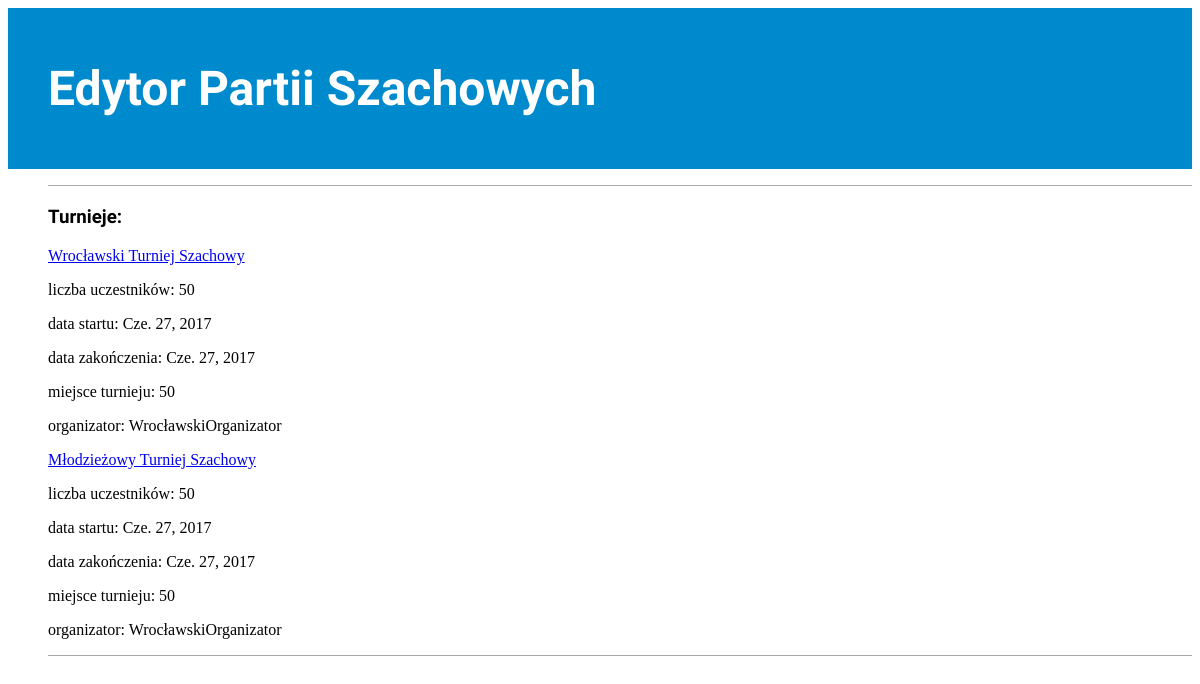
The app's page /index/ with its own data.
### chesseditor/models.py (models this page shows, shortened)
class Tournament(models.Model):
    tournament_id = models.AutoField("ID turnieju", primary_key=True)
    name_of_tournament = models.CharField("Nazwa turnieju", max_length=50)
    date_of_start = models.DateField("Data startu")
    date_of_end = models.DateField("Data zakończenia")
    place_of_tournament = models.CharField("Miejsce turnieju", max_length=50)
    max_nb_of_players = models.IntegerField("Liczba uczetników", default=50)
    organizer_of_tournament = models.ForeignKey(Organizer, verbose_name="Organizator turnieju")
    class Meta:
        verbose_name = "Turniej"
        verbose_name_plural = "Turnieje"

class Organizer(models.Model):
    organizer_id = models.AutoField("ID organizatora", primary_key=True)  # unique and null=false
    name = models.CharField("Nazwa organizatora: ", max_length=30)
    def __str__(self):
        return self.name
    class Meta:
        verbose_name = "Organizatora"
        verbose_name_plural = "Organizatorzy"

### chesseditor/views.py (the view)
# urls.py: url(r'^index/', views.index, name='index'),
def index(request):
    tournaments = Tournament.objects.all().order_by('-date_of_start')
    return render(request, 'chesseditor/index.html', {'tournaments': tournaments})

### chesseditor/templates/chesseditor/index.html
{% extends 'chesseditor/base.html' %}
{% block content %}
<p><hr /><h3><b>Turnieje:</b></h3></p>
{% for tournament in tournaments %}
        <p><a href="{% url 'turniej' pk=tournament.pk %}">{{ tournament.name_of_tournament }}</a></p>
        <p>liczba uczestników: {{ tournament.max_nb_of_players }}</p>
        <p>data startu: {{ tournament.date_of_start }}</p>
        <p>data zakończenia: {{ tournament.date_of_end }}</p>
        <p>miejsce turnieju: {{ tournament.max_nb_of_players }}</p>
        <p>organizator: {{ tournament.organizer_of_tournament }}</p>
{% endfor %}
        <hr /> <br />
{% endblock content %}

### static/css/style.css (style rules this page uses)
h1, h2, h3, h4 { font-family: 'Baloo', cursive; }
hr { display: block; position: relative; padding: 0; margin: 8px auto; height: 0; width: 100%; max-height: 0; font-size: 1px; line-height: 0; clear: both; border: none; border-top: 1px solid #aaaaaa; border-bottom: 1px solid #ffffff; }

### records on screen
Tournament: name_of_tournament "Wrocławski Turniej Szachowy", max_nb_of_players "50", date_of_start "Cze. 27, 2017", date_of_end "Cze. 27, 2017", organizer_of_tournament "WrocławskiOrganizator"
Tournament: name_of_tournament "Młodzieżowy Turniej Szachowy", max_nb_of_players "50", date_of_start "Cze. 27, 2017", date_of_end "Cze. 27, 2017", organizer_of_tournament "WrocławskiOrganizator"
